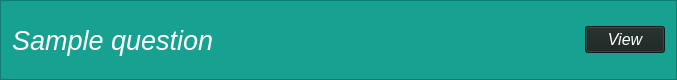
<?xml version="1.0" encoding="UTF-8"?>
<ui version="4.0">
 <class>taskFrame</class>
 <widget class="QFrame" name="taskFrame">
  <property name="geometry">
   <rect>
    <x>0</x>
    <y>0</y>
    <width>677</width>
    <height>80</height>
   </rect>
  </property>
  <property name="sizePolicy">
   <sizepolicy hsizetype="Preferred" vsizetype="Fixed">
    <horstretch>0</horstretch>
    <verstretch>0</verstretch>
   </sizepolicy>
  </property>
  <property name="minimumSize">
   <size>
    <width>0</width>
    <height>80</height>
   </size>
  </property>
  <property name="maximumSize">
   <size>
    <width>16777215</width>
    <height>16777215</height>
   </size>
  </property>
  <property name="windowTitle">
   <string>Frame</string>
  </property>
  <property name="styleSheet">
   <string notr="true">background-color: rgb(23, 161, 145);
color: rgb(255, 255, 255);</string>
  </property>
  <property name="frameShape">
   <enum>QFrame::StyledPanel</enum>
  </property>
  <layout class="QHBoxLayout" name="horizontalLayout">
   <item>
    <widget class="QLabel" name="taskNameLabel">
     <property name="font">
      <font>
       <family>Helvetica Neue</family>
       <pointsize>20</pointsize>
       <weight>50</weight>
       <italic>true</italic>
       <bold>false</bold>
      </font>
     </property>
     <property name="text">
      <string>Sample question</string>
     </property>
    </widget>
   </item>
   <item>
    <spacer name="horizontalSpacer">
     <property name="orientation">
      <enum>Qt::Horizontal</enum>
     </property>
     <property name="sizeType">
      <enum>QSizePolicy::Preferred</enum>
     </property>
     <property name="sizeHint" stdset="0">
      <size>
       <width>400</width>
       <height>20</height>
      </size>
     </property>
    </spacer>
   </item>
   <item>
    <spacer name="verticalSpacer">
     <property name="orientation">
      <enum>Qt::Vertical</enum>
     </property>
     <property name="sizeType">
      <enum>QSizePolicy::Fixed</enum>
     </property>
     <property name="sizeHint" stdset="0">
      <size>
       <width>20</width>
       <height>40</height>
      </size>
     </property>
    </spacer>
   </item>
   <item>
    <widget class="QPushButton" name="viewButton">
     <property name="font">
      <font>
       <family>Helvetica Neue</family>
       <pointsize>12</pointsize>
       <italic>true</italic>
      </font>
     </property>
     <property name="styleSheet">
      <string notr="true">background-color: rgb(24, 35, 32);
color: rgb(255, 255, 255);
</string>
     </property>
     <property name="text">
      <string>View</string>
     </property>
    </widget>
   </item>
  </layout>
 </widget>
 <resources/>
 <connections/>
</ui>
